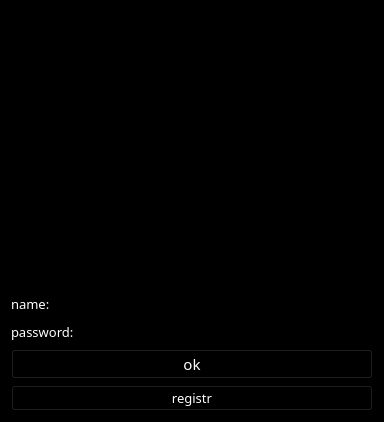
<?xml version="1.0" encoding="UTF-8"?>
<ui version="4.0">
 <class>wex</class>
 <widget class="QWidget" name="wex">
  <property name="geometry">
   <rect>
    <x>0</x>
    <y>0</y>
    <width>384</width>
    <height>422</height>
   </rect>
  </property>
  <property name="windowTitle">
   <string>registr</string>
  </property>
  <property name="autoFillBackground">
   <bool>false</bool>
  </property>
  <property name="styleSheet">
   <string notr="true">background-color: rgb(0, 0, 0);</string>
  </property>
  <layout class="QGridLayout" name="gridLayout">
   <item row="1" column="0">
    <widget class="QLabel" name="label_2">
     <property name="font">
      <font>
       <family>OpenSymbol</family>
       <pointsize>10</pointsize>
      </font>
     </property>
     <property name="autoFillBackground">
      <bool>false</bool>
     </property>
     <property name="styleSheet">
      <string notr="true">color: rgb(255, 255, 255);</string>
     </property>
     <property name="text">
      <string>name:</string>
     </property>
    </widget>
   </item>
   <item row="1" column="1">
    <widget class="QLineEdit" name="name">
     <property name="styleSheet">
      <string notr="true">color: rgb(255, 255, 255);</string>
     </property>
    </widget>
   </item>
   <item row="2" column="0">
    <widget class="QLabel" name="label_3">
     <property name="font">
      <font>
       <family>OpenSymbol</family>
       <pointsize>10</pointsize>
      </font>
     </property>
     <property name="styleSheet">
      <string notr="true">color: rgb(255, 255, 255);</string>
     </property>
     <property name="text">
      <string>password:</string>
     </property>
    </widget>
   </item>
   <item row="2" column="1">
    <widget class="QLineEdit" name="password">
     <property name="styleSheet">
      <string notr="true">color: rgb(255, 255, 255);</string>
     </property>
    </widget>
   </item>
   <item row="3" column="0" colspan="2">
    <widget class="QPushButton" name="pushButton">
     <property name="font">
      <font>
       <family>OpenSymbol</family>
       <pointsize>11</pointsize>
      </font>
     </property>
     <property name="styleSheet">
      <string notr="true">color: rgb(255, 255, 255);</string>
     </property>
     <property name="text">
      <string>ok</string>
     </property>
    </widget>
   </item>
   <item row="4" column="0" colspan="2">
    <widget class="QPushButton" name="pushButton_2">
     <property name="font">
      <font>
       <family>OpenSymbol</family>
       <pointsize>10</pointsize>
      </font>
     </property>
     <property name="styleSheet">
      <string notr="true">color: rgb(255, 255, 255);</string>
     </property>
     <property name="text">
      <string>registr</string>
     </property>
    </widget>
   </item>
   <item row="0" column="0" colspan="2">
    <widget class="QLabel" name="label">
     <property name="font">
      <font>
       <family>OpenSymbol</family>
       <pointsize>11</pointsize>
      </font>
     </property>
     <property name="autoFillBackground">
      <bool>false</bool>
     </property>
     <property name="styleSheet">
      <string notr="true">background-image: url(:/Fakt.jpg);
border-image: url(:/Fakt.jpg);</string>
     </property>
     <property name="text">
      <string/>
     </property>
    </widget>
   </item>
  </layout>
 </widget>
 <resources/>
 <connections/>
</ui>
